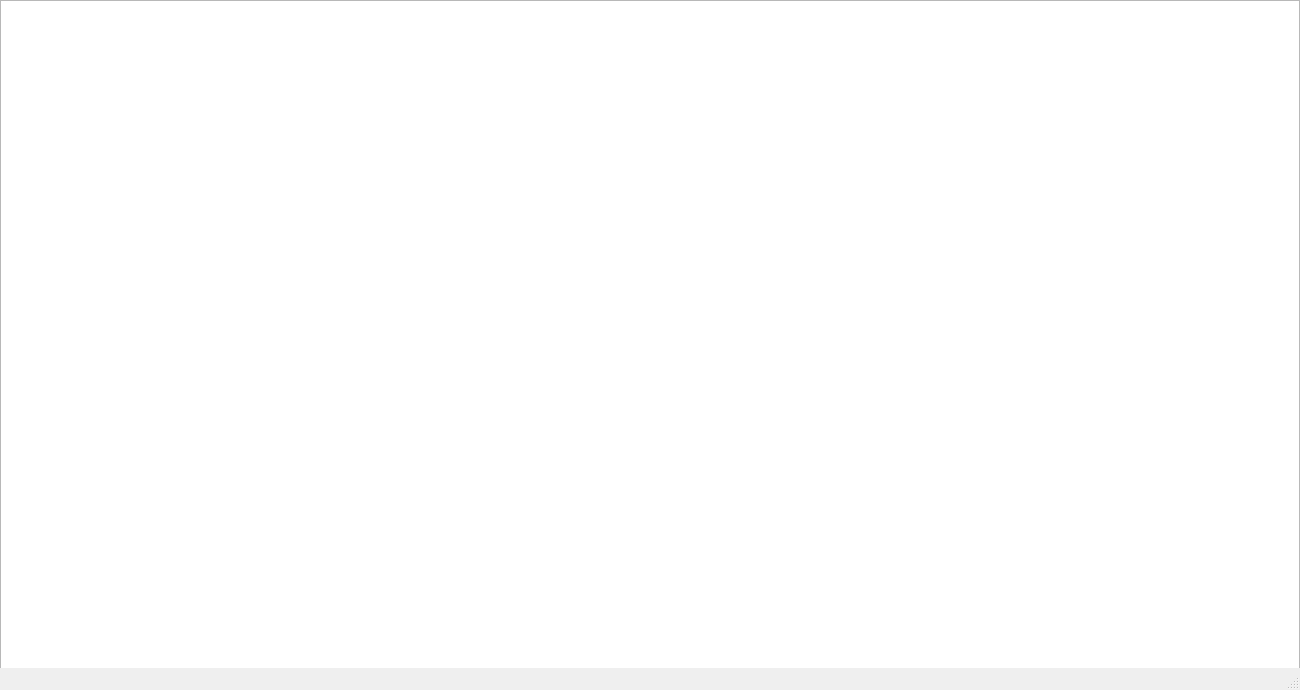
<?xml version="1.0" encoding="UTF-8"?>
<ui version="4.0">
 <class>DrawingStep</class>
 <widget class="QMainWindow" name="DrawingStep">
  <property name="geometry">
   <rect>
    <x>0</x>
    <y>0</y>
    <width>1300</width>
    <height>690</height>
   </rect>
  </property>
  <property name="minimumSize">
   <size>
    <width>1300</width>
    <height>690</height>
   </size>
  </property>
  <property name="maximumSize">
   <size>
    <width>1300</width>
    <height>700</height>
   </size>
  </property>
  <property name="baseSize">
   <size>
    <width>15</width>
    <height>15</height>
   </size>
  </property>
  <property name="windowTitle">
   <string>MainWindow</string>
  </property>
  <widget class="QWidget" name="centralwidget">
   <widget class="QGraphicsView" name="graphicsView">
    <property name="geometry">
     <rect>
      <x>0</x>
      <y>0</y>
      <width>1300</width>
      <height>741</height>
     </rect>
    </property>
    <property name="minimumSize">
     <size>
      <width>1300</width>
      <height>720</height>
     </size>
    </property>
   </widget>
  </widget>
  <widget class="QMenuBar" name="menubar">
   <property name="geometry">
    <rect>
     <x>0</x>
     <y>0</y>
     <width>1300</width>
     <height>21</height>
    </rect>
   </property>
  </widget>
  <widget class="QStatusBar" name="statusbar"/>
 </widget>
 <resources/>
 <connections/>
</ui>
